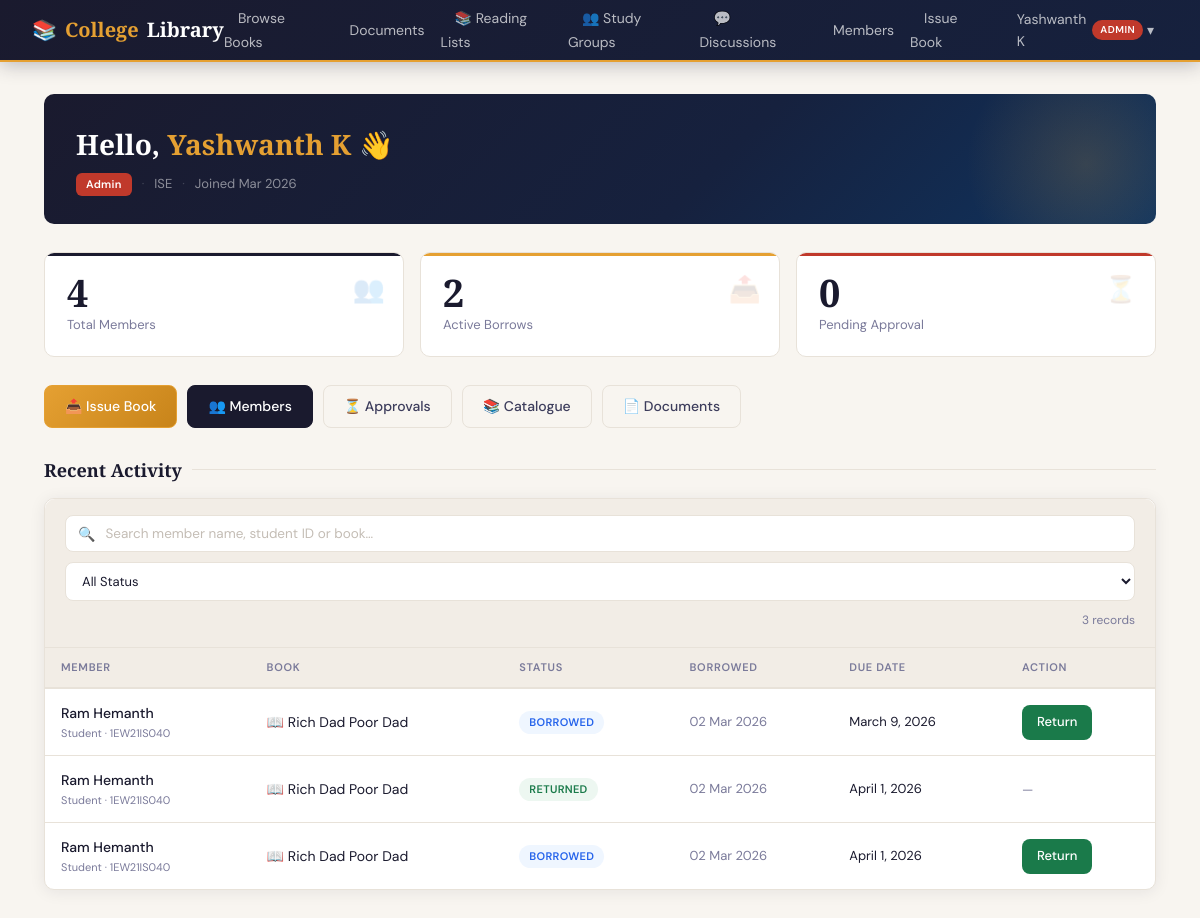
Page /accounts/dashboard/ (signed in) on the committed database.
### accounts/models.py (models this page shows, shortened)
class CustomUser(AbstractUser):
    class Role(models.TextChoices):
        ADMIN = 'ADMIN', 'Admin'
        LIBRARIAN = 'LIBRARIAN', 'Librarian'
        TEACHER = 'TEACHER', 'Teacher'
        STUDENT = 'STUDENT', 'Student'
    role = models.CharField(
        max_length=20,
        choices=Role.choices,
        default=Role.STUDENT,
    )
    phone_number = models.CharField(max_length=15, blank=True)
    department = models.CharField(max_length=100, blank=True)   # e.g. "Computer Science"
    student_id = models.CharField(max_length=20, blank=True, unique=True, null=True)
    profile_picture = models.ImageField(upload_to='profiles/', blank=True, null=True)
    is_approved = models.BooleanField(default=False)            # Admin must approve new members
    date_of_joining = models.DateField(auto_now_add=True)
    @property
    def can_manage_books(self):
        return self.role in (self.Role.ADMIN, self.Role.LIBRARIAN)

class BorrowRecord(models.Model):
    class Status(models.TextChoices):
        BORROWED = 'BORROWED', 'Borrowed'
        RETURNED = 'RETURNED', 'Returned'
        OVERDUE = 'OVERDUE', 'Overdue'
        RESERVED = 'RESERVED', 'Reserved'
    user = models.ForeignKey(
        CustomUser,
        on_delete=models.CASCADE,
        related_name='borrow_records',
    )
    book = models.ForeignKey(
        'books.Book',                       # reference existing Book model
        on_delete=models.CASCADE,
        related_name='borrow_records',
    )
    status = models.CharField(
        max_length=20,
        choices=Status.choices,
        default=Status.BORROWED,
    )
    borrowed_date = models.DateTimeField(auto_now_add=True)
    due_date = models.DateField()
    returned_date = models.DateTimeField(null=True, blank=True)
    fine_amount = models.DecimalField(max_digits=6, decimal_places=2, default=0.00)
    notes = models.TextField(blank=True)
    class Meta:
        ordering = ['-borrowed_date']

### books/models.py (models this page shows, shortened)
class Book(models.Model):
    title          = models.CharField(max_length=200, db_index=True)
    author         = models.CharField(max_length=200, db_index=True)
    isbn           = models.CharField(max_length=13, unique=True, db_index=True)
    published_date = models.DateField()
    quantity       = models.PositiveIntegerField(default=1)
    description    = models.TextField(blank=True)
    cover_image    = models.ImageField(upload_to='book_covers/', blank=True, null=True)
    cover_url      = models.URLField(blank=True)          # cached external URL fallback
    qr_code        = models.ImageField(upload_to='book_qrcodes/', blank=True, null=True)
    created_at     = models.DateTimeField(auto_now_add=True)
    updated_at     = models.DateTimeField(auto_now=True)
    added_by       = models.ForeignKey(
        settings.AUTH_USER_MODEL,
        on_delete=models.SET_NULL,
        null=True, blank=True,
        related_name='books_added',
    )
    class Meta:
        ordering = ['title']

### accounts/views.py (the view, shortened to what this page needs)
# urls.py: path('dashboard/',          views.dashboard_view,        name='dashboard'),
@login_required
@approved_required
def dashboard_view(request):
    user = request.user
    context = {'user': user}
    if user.can_manage_books:
        context['total_users']   = CustomUser.objects.count()
        context['pending_users'] = CustomUser.objects.filter(is_approved=False).count()
        context['active_borrows'] = BorrowRecord.objects.filter(
            status__in=['BORROWED', 'OVERDUE']
        ).count()
        activity_q      = request.GET.get('activity_q', '').strip()
        activity_status = request.GET.get('activity_status', '')
        records = BorrowRecord.objects.select_related('user', 'book').order_by('-borrowed_date')
        if activity_status:
            records = records.filter(status=activity_status)
        context['recent_borrows']   = records[:20]
        context['activity_q']       = activity_q
        context['activity_status']  = activity_status
        context['status_choices']   = BorrowRecord.Status.choices
    return render(request, 'accounts/dashboard.html', context)

### templates/accounts/dashboard.html (shortened to what this page needs)
{% extends 'base.html' %}
{% block content %}
<div class="page">
  <div class="dash-hero">
    <div class="dash-hero-inner">
      <div class="dash-greeting">Hello, <span>{{ user.get_full_name|default:user.username }}</span> 👋</div>
      <div class="dash-meta">
        <span class="badge role-{{ user.role|lower }}" style="border-radius:6px;">{{ user.get_role_display }}</span>
        <span class="sep">·</span>
        <span>{{ user.department|default:"College Library" }}</span>
        <span class="sep">·</span>
        <span>Joined {{ user.date_joined|date:"M Y" }}</span>
      </div>
    </div>
  </div>
  {% if user.can_manage_books %}
  <div class="stats-grid">
    <div class="stat-card stat-navy">
      <div class="stat-num">{{ total_users }}</div>
      <div class="stat-lbl">Total Members</div>
      <div class="stat-icon">👥</div>
    </div>
    <div class="stat-card stat-gold">
      <div class="stat-num">{{ active_borrows }}</div>
      <div class="stat-lbl">Active Borrows</div>
      <div class="stat-icon">📤</div>
    </div>
    <div class="stat-card stat-red">
      <div class="stat-num">{{ pending_users }}</div>
      <div class="stat-lbl">Pending Approval</div>
      <div class="stat-icon">⏳</div>
    </div>
  </div>
  <div class="quick-row">
    <a href="{% url 'accounts:issue_book' %}" class="btn btn-gold">📤 Issue Book</a>
    <a href="{% url 'accounts:manage_users' %}" class="btn btn-primary">👥 Members</a>
    <a href="{% url 'accounts:manage_users' %}?approved=pending" class="btn btn-outline">⏳ Approvals</a>
    <a href="{% url 'books:book_list' %}" class="btn btn-outline">📚 Catalogue</a>
    <a href="{% url 'books:document_list' %}" class="btn btn-outline">📄 Documents</a>
  </div>
  <div class="section-title">Recent Activity</div>
  <div class="card" style="padding:0;">
    <form method="get" action="" id="activityFilterForm">
      <div class="activity-toolbar">
        <div class="activity-search">
          <span class="s-icon">🔍</span>
          <input type="text" name="activity_q"
            placeholder="Search member name, student ID or book…"
            value="{{ activity_q }}"
            oninput="debounceSubmit()">
        </div>
        <select name="activity_status" class="activity-select" onchange="this.form.submit()">
          <option value="">All Status</option>
        </select>
        <span class="result-count">{{ recent_borrows|length }} record{{ recent_borrows|length|pluralize }}</span>
      </div>
    </form>
    <div class="table-wrap">
      <table>
        <thead>
          <tr>
            <th>Member</th><th>Book</th><th>Status</th>
            <th>Borrowed</th><th>Due Date</th><th>Action</th>
          </tr>
        </thead>
        <tbody>
          {% for r in recent_borrows %}
          <tr class="{% if r.status == 'OVERDUE' %}overdue-row{% endif %}">
            <td>
              <div style="font-weight:500;font-size:14px;">{{ r.user.get_full_name|default:r.user.username }}</div>
              <div style="font-size:11px;color:var(--ink3);">
                {{ r.user.get_role_display }}
                {% if r.user.student_id %} · {{ r.user.student_id }}{% endif %}
              </div>
            </td>
            <td><span class="book-title-cell">📖 {{ r.book.title|truncatechars:30 }}</span></td>
            <td>
              <span class="badge {% if r.status == 'OVERDUE' %}badge-red{% elif r.status == 'RETURNED' %}badge-green{% elif r.status == 'RESERVED' %}badge-teal{% else %}badge-blue{% endif %}">
                {{ r.status }}
              </span>
            </td>
            <td style="color:var(--ink3);font-size:13px;">{{ r.borrowed_date|date:"d M Y" }}</td>
            <td style="font-size:13px;">{{ r.due_date }}</td>
            <td>
              {% if r.status == 'BORROWED' or r.status == 'OVERDUE' %}
                <a href="{% url 'accounts:return_book' r.pk %}" class="btn btn-success btn-sm">Return</a>
              {% else %}
                <span style="color:var(--ink3);font-size:13px;">—</span>
              {% endif %}
            </td>
          </tr>
          {% endfor %}
        </tbody>
      </table>
    </div>
  </div>
  {% endif %}
</div>
{% endblock %}

### templates/base.html (shortened to what this page needs)
<!DOCTYPE html>
<html lang="en">
<head>
</head>
<body>
{% if user.is_authenticated %}
<nav class="navbar">
  <a class="nav-brand" href="{% url 'accounts:dashboard' %}">📚 <span>College</span> Library</a>
  <ul class="nav-links">
    <li><a href="{% url 'books:book_list' %}">Browse Books</a></li>
    <li><a href="{% url 'books:document_list' %}">Documents</a></li>
    <li><a href="{% url 'social:reading_lists' %}">📚 Reading Lists</a></li>
    <li><a href="{% url 'social:study_rooms' %}">👥 Study Groups</a></li>
    <li><a href="{% url 'social:discussions' %}">💬 Discussions</a></li>
    {% if user.can_manage_books %}
      <li><a href="{% url 'accounts:manage_users' %}">Members</a></li>
      <li><a href="{% url 'accounts:issue_book' %}">Issue Book</a></li>
    {% else %}
      <li><a href="{% url 'accounts:my_borrows' %}">My Books</a></li>
    {% endif %}
    <li class="nav-dropdown">
      <a href="#" class="nav-dropdown-toggle">
        {{ user.get_full_name|default:user.username }}
        <span class="nav-role-badge role-{{ user.role|lower }}">{{ user.get_role_display }}</span>
        &nbsp;▾
      </a>
    </li>
  </ul>
</nav>
{% endif %}
{% block content %}{% endblock %}
</body>
</html>

### templates/accounts/dashboard.html (style rules this page uses)
.dash-hero { background: linear-gradient(135deg, var(--navy) 0%, var(--navy-mid) 60%, var(--navy-deep) 100%); border-radius: var(--radius); padding: 28px 32px; margin-bottom: 28px; position: relative; overflow: hidden; }
.dash-hero::before { content: ''; position: absolute; top: -60px; right: -60px; width: 260px; height: 260px; background: radial-gradient(circle, rgba(229,160,50,0.18) 0%, transparent 65%); border-radius: 50%; }
.dash-hero-inner { position: relative; z-index: 1; }
.dash-greeting { font-family: 'Playfair Display', serif; font-size: 28px; font-weight: 700; color: #fff; margin-bottom: 6px; }
.dash-greeting span { color: var(--gold); }
.dash-meta { color: rgba(255,255,255,0.5); font-size: 13px; display: flex; align-items: center; gap: 10px; flex-wrap: wrap; }
.dash-meta .sep { opacity: 0.35; }
.quick-row { display: flex; gap: 10px; flex-wrap: wrap; margin-bottom: 28px; }
.activity-toolbar { display: flex; gap: 10px; align-items: center; flex-wrap: wrap; margin-bottom: 0; padding: 16px 20px; border-bottom: 1px solid var(--border); background: var(--paper); border-radius: var(--radius) var(--radius) 0 0; }
.activity-search { display: flex; align-items: center; gap: 6px; border: 1.5px solid var(--border); border-radius: 8px; background: #fff; padding: 0 12px; flex: 1; min-width: 200px; transition: border-color 0.2s, box-shadow 0.2s; }
.activity-search input { border: none; outline: none; padding: 9px 4px; font-family: 'DM Sans', sans-serif; font-size: 13.5px; color: var(--ink); background: transparent; width: 100%; box-shadow: none !important; }
.activity-search .s-icon { color: var(--ink3); font-size: 14px; flex-shrink: 0; }
.activity-select { padding: 9px 12px; border: 1.5px solid var(--border); border-radius: 8px; font-family: 'DM Sans', sans-serif; font-size: 13px; color: var(--ink); background: #fff; outline: none; cursor: pointer; transition: border-color 0.2s; }
.result-count { font-size: 12px; color: var(--ink3); margin-left: auto; white-space: nowrap; }
.book-title-cell { display: inline-flex; align-items: center; gap: 6px; max-width: 220px; overflow: hidden; text-overflow: ellipsis; white-space: nowrap; }

### rows in the picture
CustomUser: get_full_name "Yashwanth K", role "ADMIN", role "Admin", department "ISE", date_joined "Mar 2026"
BorrowRecord: user.get_full_name "Ram Hemanth", user.role "Student", user.student_id "1EW21IS040", book "Rich Dad Poor Dad", status "BORROWED", borrowed_date "02 Mar 2026", due_date "March 9, 2026", shows "Return"
BorrowRecord: user.get_full_name "Ram Hemanth", user.role "Student", user.student_id "1EW21IS040", book "Rich Dad Poor Dad", status "RETURNED", borrowed_date "02 Mar 2026", due_date "April 1, 2026"
BorrowRecord: user.get_full_name "Ram Hemanth", user.role "Student", user.student_id "1EW21IS040", book "Rich Dad Poor Dad", status "BORROWED", borrowed_date "02 Mar 2026", due_date "April 1, 2026", shows "Return"

### other values in the picture
{{ total_users }} "4"
{{ active_borrows }} "2"
{{ pending_users }} "0"
{{ recent_borrows|length }} "3"
